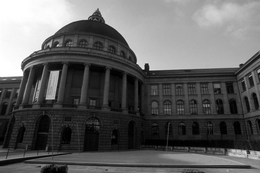
%> input picture Assignments/Codes/Filtering/Autofocus/MATLAB/eth.pbm, 260 x 173 px, shrunk from 1200 x 800 before the run
$ octave --eval "plotV;"   (GNU Octave 9; MATLAB toolbox functions it lacks are replaced by stand-ins)
%> lines starting %> are read from the running program, lines starting %| are printed output that depends on the picture
### Assignments/Codes/Filtering/Autofocus/MATLAB/setFocus.m
function B = setFocus (f)
%> called with f = 0
f0 = 2.0;  % true value of the focus (not known a-priori)
P =  double(imread('eth.pbm'));
%> P: size 173x260 double; min 0, max 255, mean 96.4; mean of the top-left, top-right, bottom-left and bottom-right quarters 136, 148.2, 46.3, 56.3
ep = max(abs(f - f0),eps);
M = 16;
l = -M:M;
k = -M:M;
[L,K] = meshgrid(l,k);
S = 1 ./ (1 + (L.^2 + K.^2)/ep);
S = S / sum(sum(S));
B = conv2(P,S,'same');
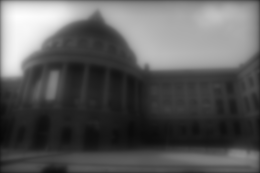
%> B: size 173x260 double; min 8.23, max 253.5, mean 91.2

### Assignments/Codes/Filtering/Autofocus/MATLAB/computeV.m
function V = computeV (Bh)
[n,m] = size(Bh);
%> n = 173; m = 260
[K1 K2] = meshgrid( circshift((1:m)-m/2,round(m/2)), ...
                    circshift((1:n)-n/2,round(n/2)) );
V = sum(sum( (K1.^2 + K2.^2) .* abs(Bh) ));
%> V = 4.12e+10

### Assignments/Codes/Filtering/Autofocus/MATLAB/plotV.m
function plotV ()
N = 100;
fs = linspace(0,5,N);
V = zeros(1,length(fs));
for i = 1:N
    Bh = fft2(setFocus(fs(i)));
    V(i) = computeV(Bh);
end
plot(fs,V,'r-o');
title('{\bf The 2nd moment of the FFT transformed images}');
xlabel('{\bf f}');
ylabel('{\bf V(f)}');
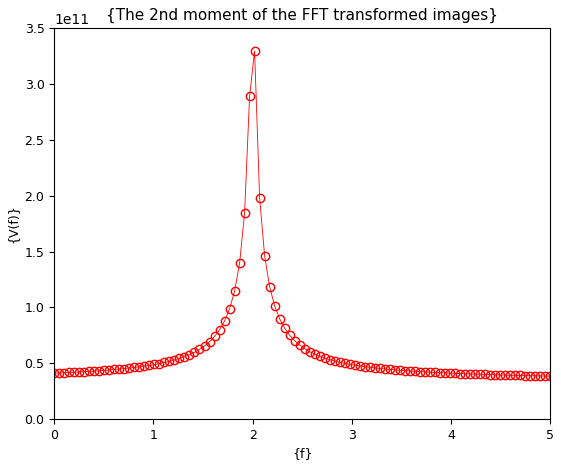
%> figure redrawn from the program's plot data; curve peaks at x = 2.02, y = 3.29e+11
print -depsc '../PICTURES/plotV.eps'
